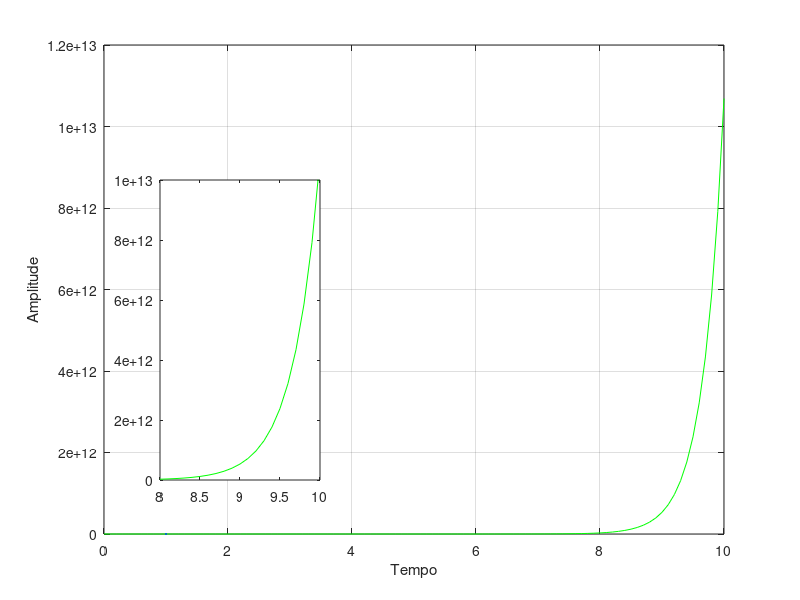

This chart was generated by the following MATLAB code:
clc;
clear all
close all;

%% Ampliação


t = 0:0.1:10;
y = t.^3 + exp(3*t);
figure(1);
plot(t, y, 'g', LineWidth=1.5);
grid on;
xlabel("Tempo");
ylabel("Amplitude");
axes('Position', [0.2 0.2 0.2 0.5]);
box on;
plot(t, y, 'g', LineWidth=1.5);
xlim([8 10]);
ylim([0 10E+12]);